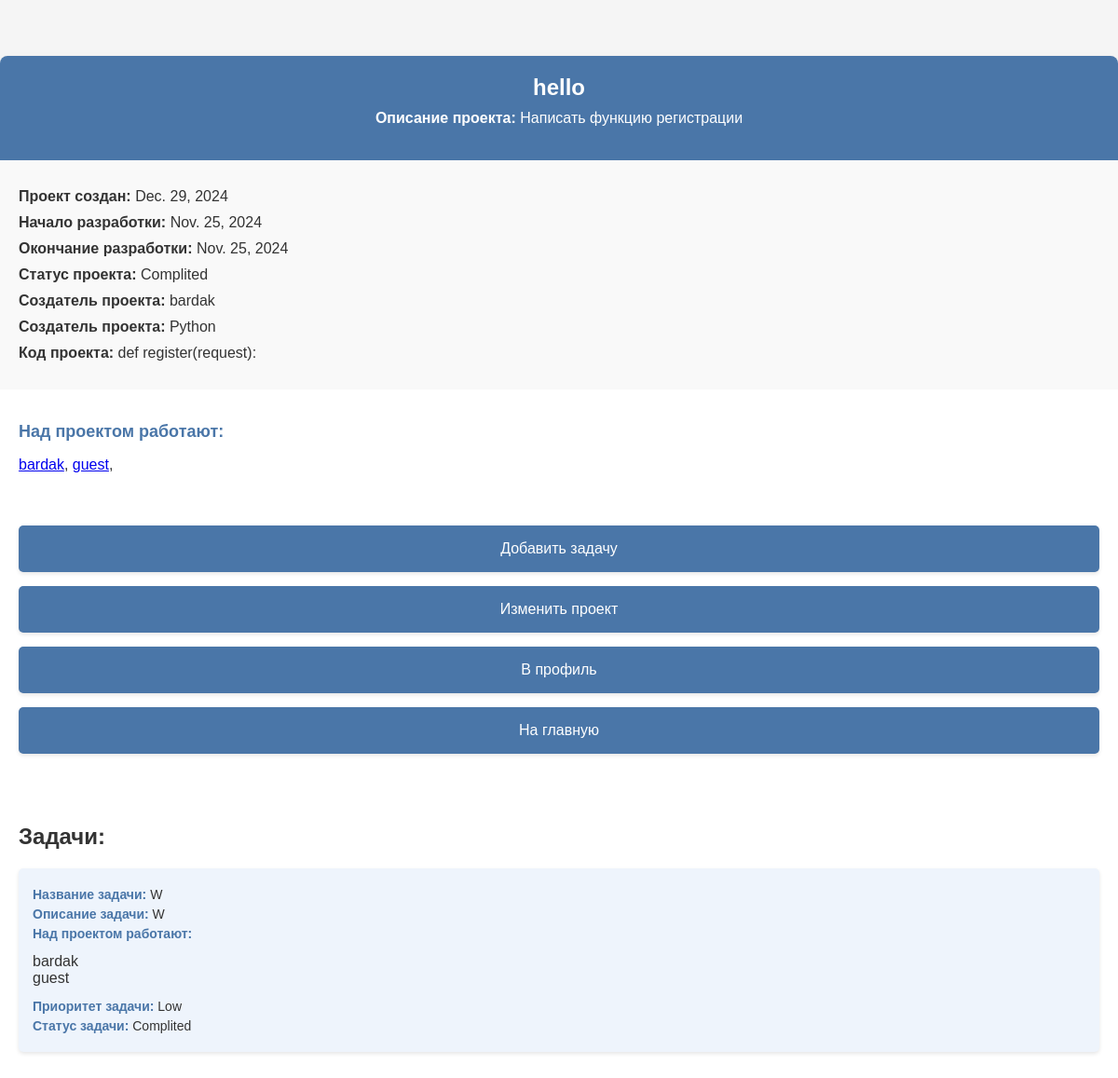
/info_project/1/ (signed in), run on the app's committed database.
### scp/models.py (models this page shows, shortened)
class Project(models.Model):
    title = models.CharField(max_length=100)
    description = models.TextField()
    code = models.TextField()
    language = models.CharField(max_length=50, choices=Language.LANGUAGE_CHOICES, default='Not_specified')
    status = models.CharField(max_length=50,choices=Status.STATUS_CHOICES, default='Waiting')
    owner = models.ForeignKey(User, on_delete=models.CASCADE,related_name='p_owner')
    participants = models.ManyToManyField(User, blank=True, related_name='p_participants')
    created_at = models.DateField(auto_now_add=True)
    start_date = models.DateField()
    end_date = models.DateField()

class Task(models.Model):
    title = models.CharField(max_length=100, null=False)
    description = models.TextField()
    creator = models.ForeignKey(User, on_delete=models.CASCADE, related_name='t_creator')
    project = models.ForeignKey(Project, on_delete=models.CASCADE, related_name='t_project')
    assignee = models.ForeignKey(User, on_delete=models.CASCADE, null=True,related_name='t_assignee')
    priority = models.CharField(max_length=50, choices=Status.PRIORITY_CHOICES, default='Not_specified')
    status = models.CharField(max_length=50,choices=Status.STATUS_CHOICES, default='Waiting')
    created_at = models.DateField(auto_now_add=True)

### scp/views.py (the view)
# urls.py: path('info_project/<int:project_id>/', views.info_project, name='info_project'), # Информация о проекте
@login_required
def info_project(request, project_id):
    project = get_object_or_404(Project, id = project_id)
    tasks = Task.objects.filter(project = project_id)
    return render(request, 'info_project.html', {'project':project, 'tasks':tasks})

### scp/templates/info_project.html (shortened to what this page needs)
{% load static %}
<!DOCTYPE html>
<html lang="ru">
<head>
    <link rel="stylesheet" href="{% static 'info_project.css' %}">
</head>
<body>
    <div class="container">
        <header class="project-header">
            <h1>{{ project.title }}</h1>
            <p><strong>Описание проекта:</strong> {{ project.description }}</p>
        </header>
        <section class="project-details">
            <p><strong>Проект создан:</strong> {{ project.created_at }}</p>
            <p><strong>Начало разработки:</strong> {{ project.start_date }}</p>
            <p><strong>Окончание разработки:</strong> {{ project.end_date }}</p>
            <p><strong>Статус проекта:</strong> {{ project.status }}</p>
            <p><strong>Создатель проекта:</strong> {{ project.owner }}</p>
            <p><strong>Создатель проекта:</strong> {{ project.language }}</p>
            <p><strong>Код проекта:</strong> {{ project.code }}</p>
        </section>
        <section class="participants">
            <h2>Над проектом работают:</h2>
            {% if project.participants.all %}
                <ul class="participants-list">
                    {% for participant in project.participants.all %}
                        <a href="{% url 'profiles_info' participant.id %}">{{ participant.username }}</a>,
                    {% endfor %}
                </ul>
            {% else %}
                <p>Исполнители отсутствуют</p>
            {% endif %}
        </section>
        <section class="actions">
            <form method="post" action="{% url 'add_task' project.id %}">
                <button type="submit" class="nav-button">Добавить задачу</button>
            </form>
            <form method="POST" action="{% url 'edit_project' project.id%}">
                <button type="submit" class="nav-button">Изменить проект</button>
            </form>
            <form method="post" action="{% url 'profile' %}">
                <button type="submit" class="nav-button">В профиль</button>
            </form>
            <form method="post" action="{% url 'home' %}">
                <button type="submit" class="nav-button">На главную</button>
            </form>
        </section>
        <section class="tasks">
            <h2>Задачи:</h2>
            <div class="task-container">
                {% for task in tasks %}
                    <div class="task-btn">
                        <form method="get" action="{% url 'edit_task' project.id task.id%}" class="task-form">
                            <button type="submit">
                                <p><strong>Название задачи:</strong> {{ task.title }}</p>
                                <p><strong>Описание задачи:</strong> {{ task.description }}</p>
                                {% if project.participants.all %}
                                    <p><strong>Над проектом работают:</strong></p>
                                    <ul class="participants-list">
                                        {% for participant in project.participants.all %}
                                            <li>{{ participant.username }}</li>
                                        {% endfor %}
                                    </ul>
                                {% else %}
                                    <p>Исполнители отсутствуют</p>
                                {% endif %}
                                <p><strong>Приоритет задачи:</strong> {{ task.priority }}</p>
                                <p><strong>Статус задачи:</strong> {{ task.status }}</p>
                            </button>
                        </form>
                    </div>
                {% endfor %}
            </div>
        </section>
    </div>
</body>
</html>

### scp/static/info_project.css (style rules this page uses)
body { margin: 0; padding: 0; font-family: Arial, sans-serif; background-color: #f5f5f5; color: #333; }
.container { display: flex; flex-direction: column; max-width: 1200px; width: 100%; margin: 60px auto 0; background-color: #fff; box-shadow: 0 4px 8px rgba(0, 0, 0, 0.1); border-radius: 8px; overflow: hidden; }
.project-header { padding: 20px; background-color: #4a76a8; color: #fff; text-align: center; }
.project-header h1 { margin: 0; font-size: 24px; }
.project-header p { margin-top: 10px; font-size: 16px; }
.project-details { padding: 20px; background-color: #f9f9f9; font-size: 16px; }
.project-details p { margin: 10px 0; }
.participants { padding: 20px; }
.participants h2 { font-size: 18px; color: #4a76a8; }
.participants-list { list-style-type: none; padding: 0; }
.participants-list li { font-size: 16px; }
.actions { padding: 20px; display: flex; flex-direction: column; }
.nav-button { width: 100%; text-align: center; background-color: #4a76a8; padding: 15px; border: none; border-radius: 5px; box-shadow: 0 2px 4px rgba(0, 0, 0, 0.1); color: #fff; font-size: 16px; cursor: pointer; transition: background-color 0.3s ease; height: 50px; margin-bottom: 15px; }
.tasks { padding: 20px; }
.task-container { display: flex; flex-direction: column; }
.task-btn { margin-bottom: 20px; }
.task-btn button { width: 100%; text-align: left; background-color: #eef4fc; padding: 15px; border: none; border-radius: 5px; box-shadow: 0 2px 4px rgba(0, 0, 0, 0.1); transition: background-color 0.3s ease; color: #333; cursor: pointer; }
.task-btn p { font-size: 14px; margin: 5px 0; }
.task-btn p strong { color: #4a76a8; }

### data on the page
Project: title "hello", description "Написать функцию регистрации", created_at "Dec. 29, 2024", start_date "Nov. 25, 2024", end_date "Nov. 25, 2024", status "Complited", owner "bardak", language "Python", code "def register(request):"
Task: title "W", description "W", priority "Low", status "Complited"

### other printed values
{{ participant.username }} "bardak"
{{ participant.username }} "guest"
